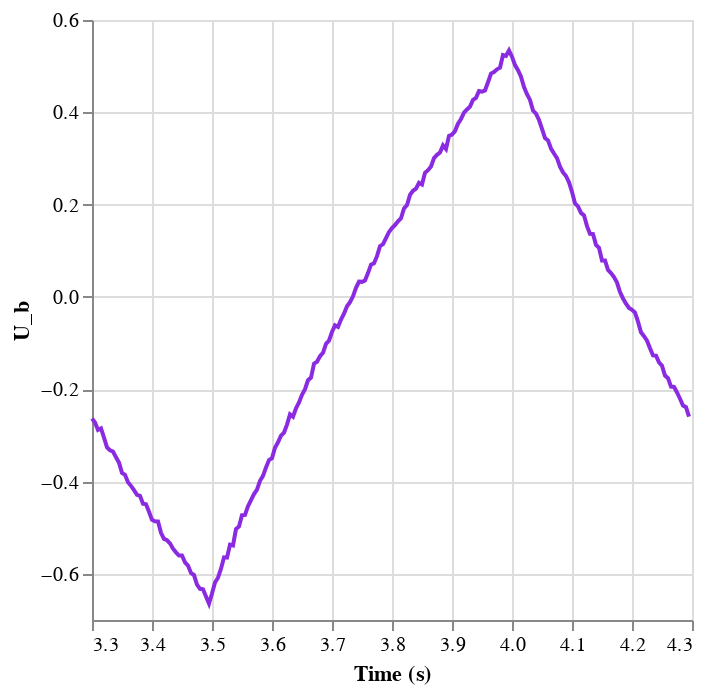

Notebook source saved alongside this figure:
### Markdown cell above
Primeiramente pegaremos um intervalo de apenas uma onda,

pois assim podemos apenas indentificar a tensão `mínima` e `máxima` e recortar apenas o crescimento

### Code cell
interval = [3.3,4.3]
ini = interval[0]
fin = interval[1]
q = data["Time"].sub(ini).abs().idxmin()
p = data["Time"].sub(fin).abs().idxmin()
semi_data = data[q:p]

aj.graph(semi_data)

### Figure 1 — Vega-Lite specification as saved in the notebook (floating-point values rounded to 4 significant figures; data arrays with more than 128 entries replaced by an {"elided": "..."} marker saying what was removed)
{"config": {"view": {"continuousWidth": 300, "continuousHeight": 300}}, "data": {"name": "data-ad9bf24c5eb9c0b5340492c695790199"}, "mark": {"type": "line", "color": "blueviolet"}, "encoding": {"x": {"field": "Time", "title": "Time (s)", "type": "quantitative"}, "y": {"field": "U_b", "type": "quantitative"}}, "$schema": "https://vega.github.io/schema/vega-lite/v5.20.1.json", "datasets": {"data-ad9bf24c5eb9c0b5340492c695790199": {"elided": "200 records"}}}
